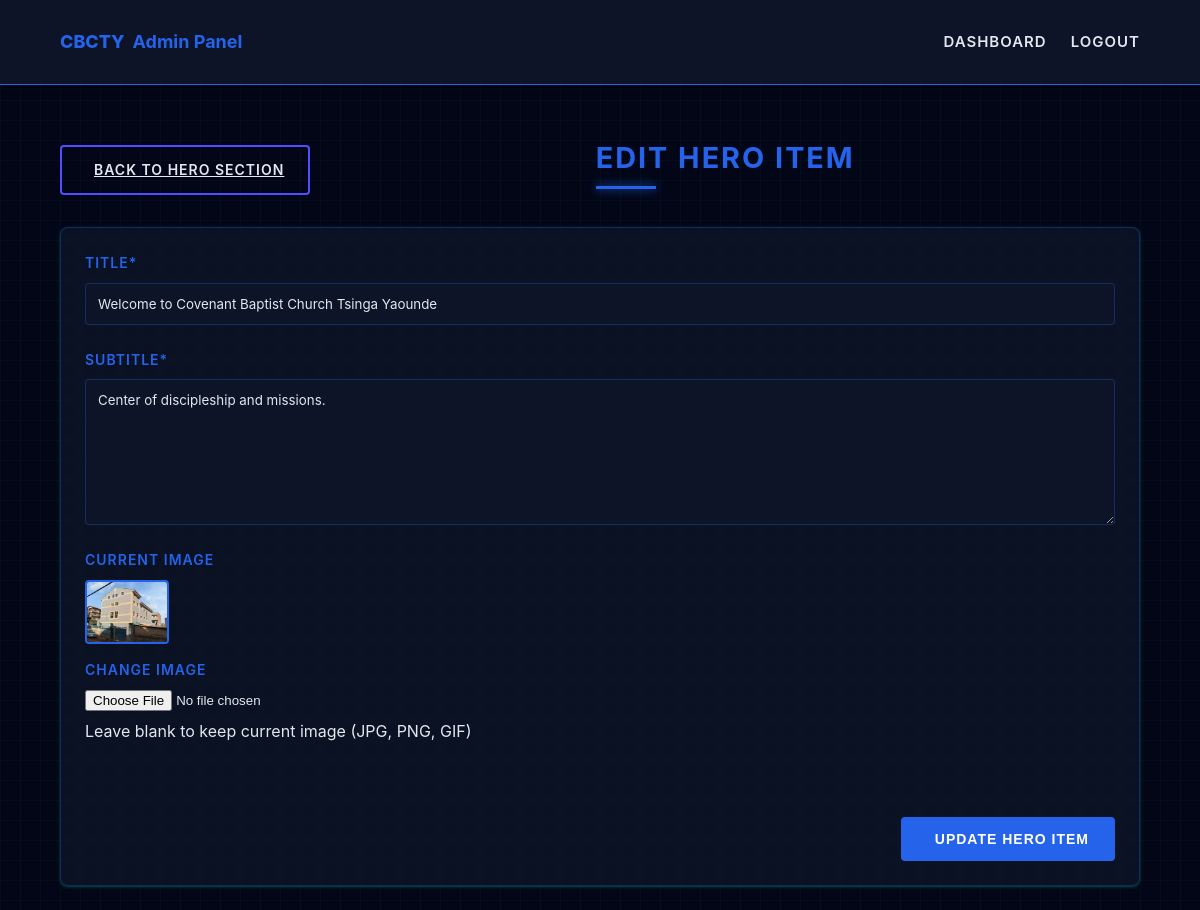
The app's page /admin/hero/hero-edit.php?id=2 with its own data.
### tables this page shows
CREATE TABLE `hero_section` (
  `id` int(11) NOT NULL,
  `image_url` varchar(255) NOT NULL,
  `title` varchar(255) NOT NULL,
  `subtitle` text NOT NULL
);

### admin/includes/hero-crud.php (called while the page is built, shortened)
<?php
require_once __DIR__ . '/../../includes/connect.php';
class HeroCRUD {
    private $pdo;
    public function __construct($pdo) {
        $this->pdo = $pdo;
    }
    public function getHeroById($id) {
        $stmt = $this->pdo->prepare("SELECT * FROM hero_section WHERE id = ?");
        $stmt->execute([$id]);
        return $stmt->fetch(PDO::FETCH_ASSOC);
    }
}
$heroCRUD = new HeroCRUD($pdo);
?>

### admin/hero/hero-edit.php (the view, shortened to what this page needs)
<?php
require_once __DIR__ . '/../../includes/connect.php';
require_once __DIR__ . '/../includes/hero-crud.php';
$hero = $heroCRUD->getHeroById($_GET['id']);
?>
<!DOCTYPE html>
<html lang="en" data-theme="light">
<head>
    <link rel="stylesheet" href="../assets/css/main.css">
</head>
<body>
    <?php include '../includes/header.php'; ?>
    <div class="hero-container">
        <div class="hero-header">
            <a href="hero.php" class="back-btn">
                <i class="bi bi-arrow-left"></i> Back to Hero Section
            </a>
            <h2>Edit Hero Item</h2>
        </div>
        <div class="hero-card">
            <div class="hero-card-body">
                <form action="" method="POST" enctype="multipart/form-data" class="hero-form">
                    <div class="form-group">
                        <label for="title">Title*</label>
                        <input type="text" id="title" name="title"
                               value="<?= htmlspecialchars($hero['title']) ?>" required>
                    </div>
                    <div class="form-group">
                        <label for="subtitle">Subtitle*</label>
                        <textarea id="subtitle" name="subtitle" rows="3" required><?= htmlspecialchars($hero['subtitle']) ?></textarea>
                    </div>
                    <div class="form-group">
                        <label>Current Image</label>
                        <div class="image-group">
                            <img src="../../<?= $hero['image_url'] ?>"
                                 alt="<?= htmlspecialchars($hero['title']) ?>"
                                 class="hero-img">
                        </div>
                        <label for="image">Change Image</label>
                        <input type="file" id="image" name="image" accept="image/*">
                        <div class="form-hint">Leave blank to keep current image (JPG, PNG, GIF)</div>
                    </div>
                    <div class="form-actions">
                        <button type="submit" name="update" class="submit-btn">
                            <i class="bi bi-save"></i> Update Hero Item
                        </button>
                    </div>
                </form>
            </div>
        </div>
    </div>
</body>
</html>

### admin/assets/css/main.css (style rules this page uses)
:root { --primary: #2563eb; --primary-dark: #1d4ed8; --primary-light: #3b82f6; --danger: #ef4444; --danger-dark: #dc2626; --warning: #f59e0b; --warning-dark: #d97706; --white: #ffffff; --light: #e2e8f0; --gray: rgb(79, 79, 255); --dark: #0f172a; --bg-color: #020617; --card-bg: rgba(15, 23, 42, 0.7); --text-color: #e2e8f0; --text-dark: #0f172a; --shadow: 0 1px 3px rgba(0, 255, 157, 0.3); --transition: all 0.2s cubic-bezier(0.4, 0, 0.2, 1); --border-color: rgba(37, 99, 235, 0.3); --hover-bg: rgba(37, 99, 235, 0.05); }
html { transition: background-color 0.3s ease, color 0.3s ease; }
body { font-family: 'Rajdhani', 'Inter', -apple-system, sans-serif; line-height: 1.6; color: var(--text-color); background-color: var(--bg-color); margin: 0; padding: 0; background-image: linear-gradient(rgba(0, 255, 157, 0.03) 1px, transparent 1px), linear-gradient(90deg, rgba(0, 255, 157, 0.03) 1px, transparent 1px); background-size: 20px 20px; transition: var(--transition); }
.hero-container { width: 90%; max-width: 1200px; margin: 1.5rem auto; padding: 0 1rem; }
.hero-header { margin-top: 120px; display: flex; justify-content: space-between; align-items: center; margin-bottom: 2rem; flex-wrap: wrap; gap: 1rem; }
.hero-header h2 { margin: 0; color: var(--primary); font-weight: 700; font-size: 1.8rem; text-transform: uppercase; letter-spacing: 2px; position: relative; }
.hero-header h2::after { content: ''; position: absolute; bottom: -8px; left: 0; width: 60px; height: 3px; background: var(--primary); box-shadow: 0 0 10px var(--primary); }
.hero-card, .leader-card { background: var(--card-bg); border-radius: 8px; box-shadow: var(--shadow); overflow: hidden; border: 1px solid var(--border-color); backdrop-filter: blur(5px); transition: var(--transition); }
.hero-card-body { padding: 1.5rem; color: var(--text-color); }
.hero-img { width: 80px; height: 60px; border-radius: 4px; object-fit: cover; border: 2px solid var(--primary); transition: var(--transition); }
.hero-form { display: flex; flex-direction: column; gap: 1.5rem; }
.form-group { display: flex; flex-direction: column; gap: 0.5rem; }
.form-group label { font-weight: 600; font-size: 0.875rem; color: var(--primary); text-transform: uppercase; letter-spacing: 1px; }
.form-group input[type="text"], .form-group textarea { padding: 0.75rem; background: var(--card-bg); border: 1px solid var(--border-color); border-radius: 4px; font-family: inherit; transition: var(--transition); color: var(--text-color); }
.form-group textarea { min-height: 120px; resize: vertical; }
.form-actions { margin-top: 1.5rem; display: flex; justify-content: flex-end; }
.submit-btn, .back-btn, .add-btn, .edit-btn, .delete-btn { margin-top: 25px; display: inline-flex; align-items: center; justify-content: center; gap: 0.5rem; padding: 0.75rem 1.5rem; border-radius: 4px; font-weight: 600; transition: var(--transition); font-size: 0.875rem; cursor: pointer; text-transform: uppercase; letter-spacing: 1px; position: relative; overflow: hidden; border: 2px solid transparent; }
.submit-btn, .add-btn { background: var(--primary); color: var(--white); border-color: var(--primary); }
.back-btn { background: transparent; color: var(--text-color); border-color: var(--gray); }

### records on screen
hero_section: title "Welcome to Covenant Baptist Church Tsinga Yaounde", subtitle "Center of discipleship and missions.", image_url (picture)
